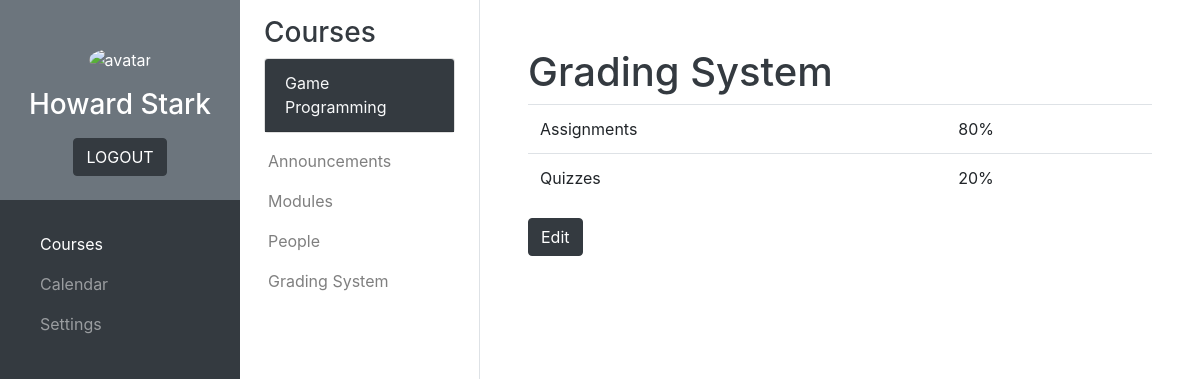
/courses/teacher/teacher_grading_system.php?course=2 (signed in), run on an earlier commit of the app's database.
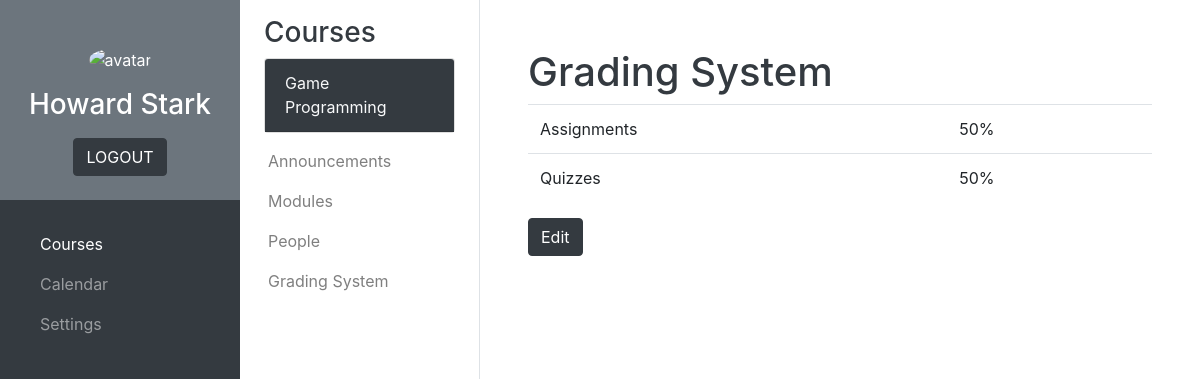
And on a later commit of the database.
### tables this page shows
CREATE TABLE `grading_system_main` (
  `Course_number` int(11) NOT NULL,
  `Assignments_percentage` int(11) NOT NULL,
  `Quizzes_percentage` int(11) NOT NULL
);

### php_scripts/connect.php (called while the page is built, shortened)
<?php
    $servername = "localhost";
    $username = "root";
    $password = "";
    $db = "school_management_db";
    $conn = new mysqli($servername, $username, $password, $db);
    function sql($comm) {
        global $conn;
        $result = $conn->query($comm);
        return $result;
    }
?>

### courses/teacher/teacher_grading_system.php (the view, shortened to what this page needs)
<?php
    include('../../php_scripts/connect.php');
?>
<!DOCTYPE html>
<html lang="en">
    <head>
        <link rel="stylesheet" href="https://cdn.jsdelivr.net/npm/bootstrap@4.6.1/dist/css/bootstrap.min.css">
        <link rel="stylesheet" href="../../css/styles.css">
    </head>
    <body>
        <?php include('../courses_main_sidebar.php'); ?>
        <?php include('../courses_sub_sidebar_teacher.php'); ?>
        <main>
            <div id="grading-system" class="container-fluid p-5">
                <h1 class="text-dark">Grading System</h1>
                <div id="content">
                    <?php
                        $course_number = $_GET["course"];
                        if ($course_number != null) {
                            $course = sql("SELECT * FROM grading_system_main WHERE Course_number = $course_number");
                            if ($course->num_rows == 1) {
                                $row = $course->fetch_assoc();
                            }
                        }
                    ?>
                    <table class="table">
                        <tbody>
                            <tr>
                                <td>Assignments</td>
                                <td><?php if ($course_number != null) { echo $row["Assignments_percentage"]; } ?>%</td>
                            </tr>
                            <tr>
                                <td>Quizzes</td>
                                <td><?php if ($course_number != null) { echo $row["Quizzes_percentage"]; } ?>%</td>
                            </tr>
                        </tbody>
                    </table>
                    <button type="button" class="btn btn-dark" data-toggle="modal" data-target="#edit-grading-system-modal">Edit</button>
                </div>
            </div>
        </main>
    </body>
</html>

What changed in the data, as far as the page shows it:
changed grading_system_main: Assignments_percentage "80" → "50"; Quizzes_percentage "20" → "50"
